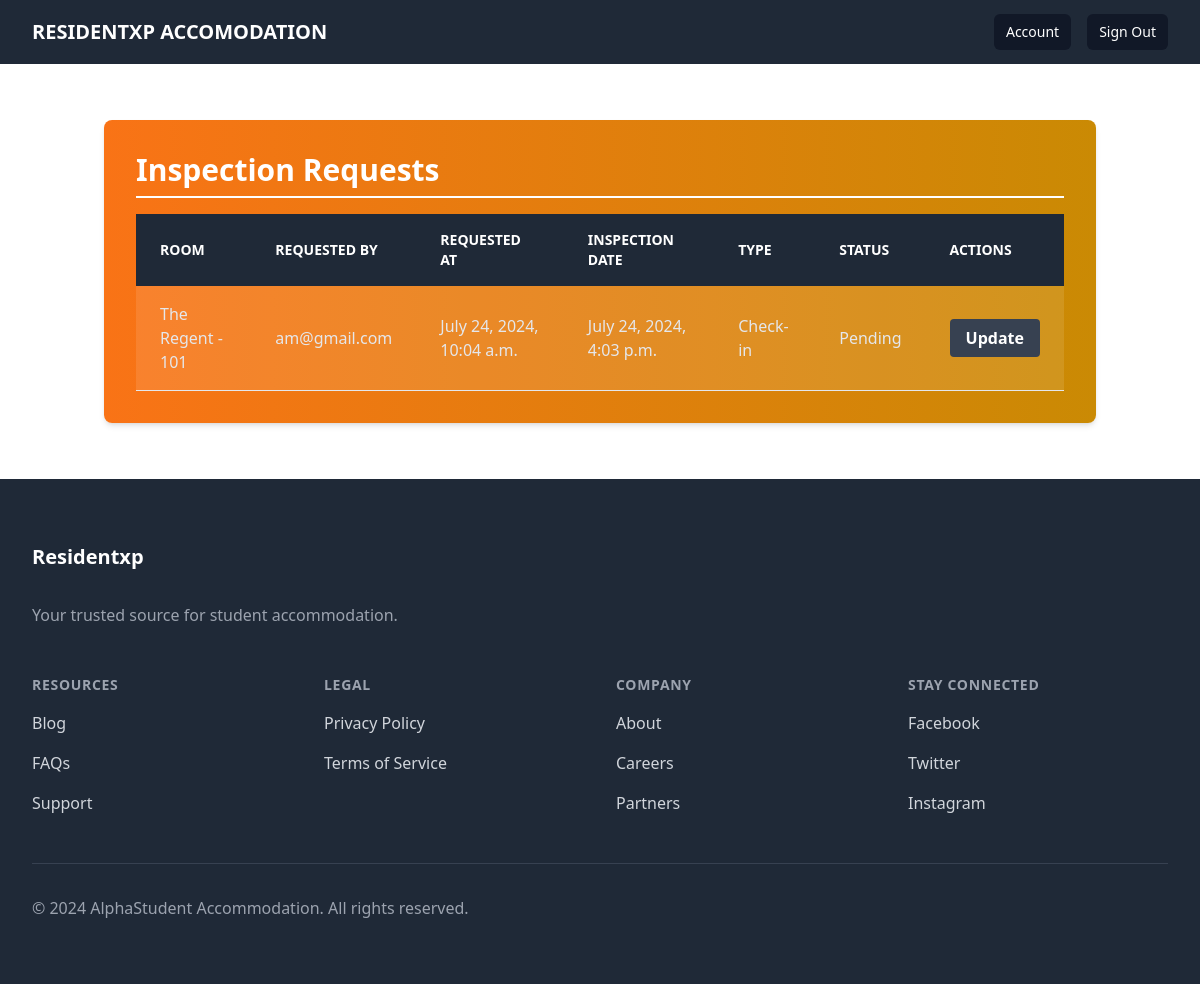
The app's page /accommodations/inspection-requests/ (signed in) with its own data.
### accommodations/models.py (models this page shows, shortened)
class RoomInspectionRequest(models.Model):
    room = models.ForeignKey(Room, on_delete=models.CASCADE, related_name='inspection_requests')
    requested_by = models.ForeignKey(CustomUser, on_delete=models.CASCADE)
    requested_at = models.DateTimeField(auto_now_add=True)
    inspection_date = models.DateTimeField(null=True, blank=True)
    status = models.CharField(max_length=20, default='Pending')
    completed = models.BooleanField(default=False)
    type = models.CharField(max_length=20, choices=(
            ('check_in', 'Check-in'),
            ('check_out', 'Check-out'),
        ))

class Room(models.Model):
    building = models.ForeignKey(Building, on_delete=models.CASCADE, related_name='rooms')
    room_number = models.CharField(max_length=3)
    occupants = models.ManyToManyField(CustomUser, related_name='rooms', blank=True)
    capacity = models.PositiveIntegerField(default=1)
    room_type = models.CharField(
            max_length=20,
            choices=(
                ('single', 'Single'),
                ('single_ensuite', 'Single Ensuite'),
                ('double', 'Double'),
                ('double_ensuite', 'Double Ensuite'),
            ),
        )
    ensuite_additional_rent = models.DecimalField(max_digits=10, decimal_places=2, default=800.0)
    def __str__(self):
        return f"{self.building.name} - {self.room_number}"

class Building(models.Model):
    name = models.CharField(max_length=255)
    capacity = models.PositiveIntegerField(help_text="Total number of students the building can accommodate")
    gender_type = models.CharField(
        max_length=10,
        choices=(
            ('unisex', 'Unisex'),
            ('male', 'Male'),
            ('female', 'Female'),
        ),
    )
    rent_amount = models.DecimalField(max_digits=10, decimal_places=2, default=3800.00)

### accounts/models.py (models this page shows, shortened)
class CustomUser(AbstractUser):
    username = None
    is_accepted = models.BooleanField(default=False)
    email = models.EmailField(unique=True, verbose_name='Email Address')
    user_type = models.CharField(max_length=20, choices=(
        ('student', 'Student'),
        ('student_leader', 'Student Leader'),
        ('admin', 'Admin'),
    ), default='student')
    identification = models.CharField(max_length=20, blank=True, null=True)
    gender = models.CharField(max_length=10, choices=(
        ('male', 'Male'),
        ('female', 'Female'),
    ), blank=True, null=True)
    student_number = models.CharField(max_length=20, blank=True, null=True)
    date_of_birth = models.DateField(blank=True, null=True)
    course = models.CharField(max_length=100, blank=True, null=True)
    next_of_kin_full_name = models.CharField(max_length=100, blank=True, null=True)
    next_of_kin_address = models.CharField(max_length=200, blank=True, null=True)
    next_of_kin_contact = models.CharField(max_length=20, blank=True, null=True)
    next_of_kin_identification = models.CharField(max_length=20, blank=True, null=True)
    USERNAME_FIELD = 'email'
    REQUIRED_FIELDS = []
    objects = CustomUserManager()

### accommodations/views.py (the view)
# urls.py: path('inspection-requests/', views.inspection_requests_list, name='inspection_requests_list'),
@user_passes_test(lambda u: u.is_staff or u.is_superuser)
def inspection_requests_list(request):
    inspection_requests = RoomInspectionRequest.objects.all().order_by('-requested_at')
    return render(request, 'accommodations/inspection_requests.html', {'inspection_requests': inspection_requests})

### accommodations/templates/accommodations/inspection_requests.html
{% extends 'base.html' %}
{% block content %}
<div class="container mx-auto px-4 py-8">
    <div class="bg-gradient-to-r from-orange-500 to-yellow-600 rounded-lg shadow-md p-6 lg:p-8">
        <h1 class="text-2xl lg:text-3xl font-bold text-white mb-4 border-b-2 border-white pb-2">Inspection Requests</h1>
        {% if inspection_requests %}
            <div class="overflow-x-auto">
                <table class="w-full text-left border-collapse">
                    <thead>
                        <tr class="text-white">
                            <th class="py-4 px-6 bg-gray-800 font-bold uppercase text-sm">Room</th>
                            <th class="py-4 px-6 bg-gray-800 font-bold uppercase text-sm">Requested By</th>
                            <th class="py-4 px-6 bg-gray-800 font-bold uppercase text-sm">Requested At</th>
                            <th class="py-4 px-6 bg-gray-800 font-bold uppercase text-sm">Inspection Date</th>
                            <th class="py-4 px-6 bg-gray-800 font-bold uppercase text-sm">Type</th>
                            <th class="py-4 px-6 bg-gray-800 font-bold uppercase text-sm">Status</th>
                            <th class="py-4 px-6 bg-gray-800 font-bold uppercase text-sm">Actions</th>
                        </tr>
                    </thead>
                    <tbody class="bg-white bg-opacity-10">
                        {% for request in inspection_requests %}
                            <tr class="hover:bg-white hover:bg-opacity-20 transition duration-300">
                                <td class="py-4 px-6 border-b border-gray-200 text-gray-200">{{ request.room }}</td>
                                <td class="py-4 px-6 border-b border-gray-200 text-gray-200">{{ request.requested_by.email }}</td>
                                <td class="py-4 px-6 border-b border-gray-200 text-gray-200">{{ request.requested_at }}</td>
                                <td class="py-4 px-6 border-b border-gray-200 text-gray-200">{{ request.inspection_date }}</td>
                                <td class="py-4 px-6 border-b border-gray-200 text-gray-200">{{ request.get_type_display }}</td>
                                <td class="py-4 px-6 border-b border-gray-200 text-gray-200">{{ request.status }}</td>
                                <td class="py-4 px-6 border-b border-gray-200">
                                    <a href="{% url 'accommodations:update_inspection_request' request.id %}" class="bg-gray-700 text-white font-semibold py-2 px-4 rounded hover:bg-gray-600 transition duration-300">Update</a>
                                </td>
                            </tr>
                        {% endfor %}
                    </tbody>
                </table>
            </div>
        {% else %}
            <p class="text-lg text-gray-200 mt-4">No inspection requests available at the moment.</p>
        {% endif %}
    </div>
</div>
{% endblock %}

### records on screen
RoomInspectionRequest: room "The Regent - 101", requested_by.email "am@gmail.com", requested_at "July 24, 2024, 10:04 a.m.", inspection_date "July 24, 2024, 4:03 p.m.", type "Check-in", status "Pending"
